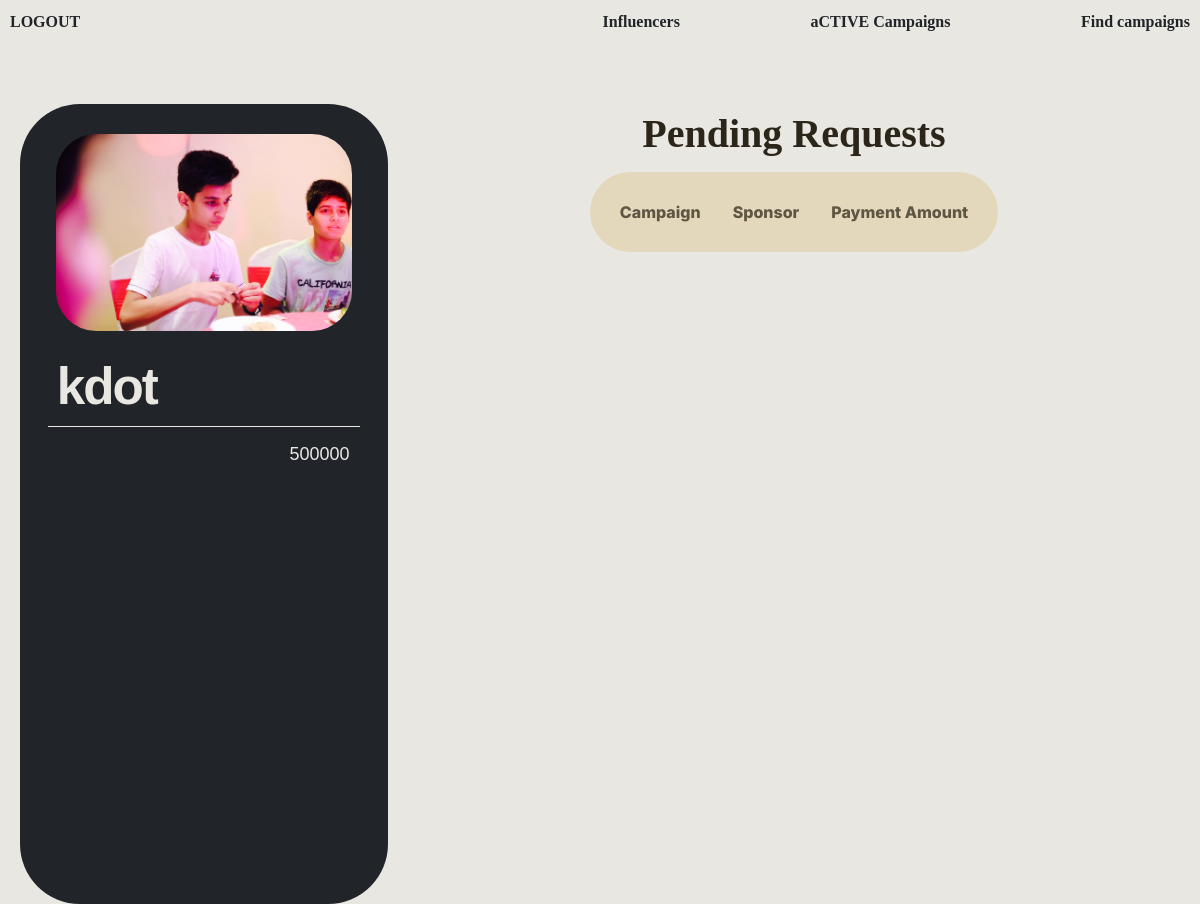
The app's page /influencer/dashboard (signed in) with its own data.
### website/models.py (models this page shows)
class Influencer(db.Model, UserMixin):
    __tablename__ = 'influencer'
    id = db.Column(db.Integer, primary_key=True)
    name = db.Column(db.String(150), nullable=False)
    email = db.Column(db.String(150), nullable=False)
    profile_picture = db.Column(db.String(100), nullable=False)
    niche = db.Column(db.String(100), nullable=False)
    reach = db.Column(db.Integer, nullable=False)
    user_id = Column(Integer, ForeignKey('user.id'), nullable=False)
    platform= db.Column(db.String(100), nullable=False)

### website/influencer.py (the view)
@influencer.route('/dashboard', methods=['GET', 'POST'])
@role_required('Influencer')
@login_required
def dashboard():
    ad_requests = AdRequest.query.filter_by(influencer_name=Influencer.name).all()
    influencers = current_user.influencers
    influencer = influencers[0] if influencers else None
    ad_requests_with_details = []
    for ad_request in ad_requests:
        campaign = Campaign.query.get(ad_request.campaign_id)
        user = User.query.get(campaign.user_id)
        ad_requests_with_details.append({
            'ad_request': ad_request,
            'campaign_name': campaign.name,
            'user_name': user.name
        })
    return render_template("Influencer/dashboard.html", user=current_user, influencer=influencer, ad_requests=ad_requests_with_details)

### website/__init__.py (called while the page is built)
def create_app():
    app = Flask(__name__)
    app.config['SECRET_KEY'] = 'idkra&w'
    app.config['UPLOAD_FOLDER'] = 'website/static/uploads'
    app.config['SQLALCHEMY_DATABASE_URI'] = f'sqlite:///{DB_NAME}'
    db.init_app(app)
    from .views import views
    from .sponsor import sponsor
    from .admin import admin
    from .influencer import influencer
    app.register_blueprint(views, url_prefix='/')
    app.register_blueprint(admin, url_prefix='/admin')
    app.register_blueprint(sponsor, url_prefix='/sponsor')
    app.register_blueprint(influencer, url_prefix='/influencer')
    from .models import User
    with app.app_context():
        db.create_all()
    login_manager = LoginManager()
    login_manager.login_view = 'views.login'
    login_manager.init_app(app)
    @login_manager.user_loader
    def load_user(id):
        return User.query.get(int(id))
    return app

### website/auth.py (called while the page is built)
def role_required(role):
    def decorator(f):
        @wraps(f)
        def decorated_function(*args, **kwargs):
            if current_user.role != role:
                abort(403)
            return f(*args, **kwargs)
        return decorated_function
    return decorator

### website/templates/Influencer/dashboard.html (shortened to what this page needs)
{% extends "base.html" %}{% block body_class %} influencer {% endblock %}  {% block content %}
<div class="navbar">
  <a class="mb-8 heading1 link" href="{{ url_for('views.logout') }}">LOGOUT</a>
  <a href="{{ url_for('influencer.viewInfluencers') }}">
    <h1 class="text-center mb-8 heading1 link">Influencers</h1>
  </a>
  <a class="heading1 link" href="{{ url_for('influencer.activeCampaigns') }}">aCTIVE Campaigns</a>
  <a class="heading1 link" href="{{ url_for('influencer.viewCampaigns') }}"
    >Find campaigns</a>
</div>
<div class="hero">
  {% if influencer %}
  <div class="square square2">
    <div class="pfp-wrapper">
      <img
        src="{{ url_for('static', filename='uploads/' + influencer.profile_picture) }}"
        alt="{{ influencer.name }}'s profile picture"
        class="pfp"
      />
    </div>
    <div class="name">{{ influencer.name }}</div>
    <hr />
    <div class="attri">
      <p>{{ influencer.reach }}</p>
    </div>
  </div>
  {% endif %}
  <table class="prim-table prim-table-home">
    <caption class="heading2">
      Pending Requests
    </caption>
    <thead>
      <tr>
        <th class="prim-row">Campaign</th>
        <th class="prim-row">Sponsor</th>
        <th class="prim-row">Payment Amount</th>
      </tr>
    </thead>
  </table>
</div>
{% endblock %}

### website/static/css/main.css (style rules this page uses)
html, :host { line-height: 1.5; -webkit-text-size-adjust: 100%; -moz-tab-size: 4; -o-tab-size: 4; tab-size: 4; font-family: ui-sans-serif, system-ui, sans-serif, "Apple Color Emoji", "Segoe UI Emoji", "Segoe UI Symbol", "Noto Color Emoji"; font-feature-settings: normal; font-variation-settings: normal; -webkit-tap-highlight-color: transparent; }
body { margin: 0; line-height: inherit; }
hr { height: 0; color: inherit; border-top-width: 1px; }
h1, h2, h3, h4, h5, h6 { font-size: inherit; font-weight: inherit; }
a { color: inherit; text-decoration: inherit; }
table { text-indent: 0; border-color: inherit; border-collapse: collapse; }
blockquote, dl, dd, h1, h2, h3, h4, h5, h6, hr, figure, p, pre { margin: 0; }
img, svg, video, canvas, audio, iframe, embed, object { display: block; vertical-align: middle; }
img, video { max-width: 100%; height: auto; }
.text-center { text-align: center; }
* { margin: 0; padding: 0; }
body.influencer { background-color: #e9e7e2; margin: 0px; padding: 0px; }
.navbar { display: flex; flex-direction: row; justify-content: space-between; align-items: center; padding: 10px; }
.square { margin-top: 40px; background-color: rgb(33, 37, 41); border-radius: 60px; color: #e9e7e2; height: auto; width: auto; max-width: 500px; max-width: calc(33.333% - 32px); display: flex; flex-direction: column; align-items: center; position: relative; transition: opacity 0.3s ease; transition: transform 0.3s ease; }
.square2 { height: 100vh; margin-left: 20px; width: fixed; }
hr { width: 85%; border: none; border-bottom: 1px solid #e9e7e2; margin-top: 10px; margin-bottom: -6px; }
.pfp-wrapper { display: flex; justify-content: center; align-items: center; width: 90%; height: auto; padding: 18px; padding-top: 30px; transition: opacity 0.3s ease; }
.pfp { width: 100%; height: 100%; -o-object-fit: cover; object-fit: cover; border-radius: 40px; }
.name { font-family: Arial, Helvetica, sans-serif; font-size: 3.2rem; font-weight: bold; margin-bottom: -10px; color: #e9e7e2; width: 80%; text-align: left; transition: opacity 0.3s ease; letter-spacing: -2px; }
.attri { font-family: Arial, Helvetica, sans-serif; display: flex; flex-direction: row; font-size: 18px; margin-bottom: 10px; justify-content: space-between; width: 90%; padding: 20px; transition: opacity 0.3s ease; }
.heading1 { font-family: aesthetic; font-weight: bold; color: #212529; font-size: 16px; margin-bottom: 20px; }
.heading2 { color: #2b2619; font-family: ultra; font-weight: bold; font-size: 40px; margin-bottom: 8px; }
th { color: #323a81; font-family: Inter; font-size: 1.625 rem; font-style: normal; font-weight: 800; line-height: normal; }
.link { text-decoration: none; position: relative; cursor: pointer; }
.link::after { content: ""; position: absolute; left: 0; bottom: 0; width: 100%; height: 1.4px; background-color: transparent; transition: background-color 0.3s ease-in; }
table { background-color: #e1e5ff; border-radius: 40px; padding: 10px; }
table.prim-table { background-color: #e3d8bc; }
.prim-table-home { height: -moz-fit-content; height: fit-content; }
tr { color: #323a81; }
table { margin: 0 auto; border-collapse: separate; border-spacing: 8px; max-width: 800px; margin-top: 40px; }
th.prim-row { color: #5e5642; }
th, td { padding: 12px; text-align: left; }
.hero { display: flex; }

### records on screen
Influencer: profile_picture (picture), name "kdot", reach "500000"
